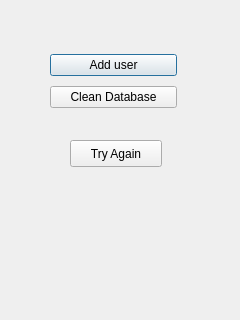
<?xml version="1.0" encoding="UTF-8"?>
<ui version="4.0">
 <class>adminmatch</class>
 <widget class="QDialog" name="adminmatch">
  <property name="geometry">
   <rect>
    <x>0</x>
    <y>0</y>
    <width>240</width>
    <height>320</height>
   </rect>
  </property>
  <property name="windowTitle">
   <string>Dialog</string>
  </property>
  <property name="styleSheet">
   <string notr="true"/>
  </property>
  <widget class="QLabel" name="label">
   <property name="geometry">
    <rect>
     <x>60</x>
     <y>120</y>
     <width>62</width>
     <height>17</height>
    </rect>
   </property>
   <property name="text">
    <string/>
   </property>
  </widget>
  <widget class="QWidget" name="layoutWidget">
   <property name="geometry">
    <rect>
     <x>50</x>
     <y>50</y>
     <width>127</width>
     <height>62</height>
    </rect>
   </property>
   <layout class="QVBoxLayout" name="main">
    <item>
     <widget class="QPushButton" name="pushButton">
      <property name="text">
       <string>Add user</string>
      </property>
     </widget>
    </item>
    <item>
     <widget class="QPushButton" name="pushButton_2">
      <property name="text">
       <string>Clean Database</string>
      </property>
     </widget>
    </item>
   </layout>
  </widget>
  <widget class="QPushButton" name="try_2">
   <property name="geometry">
    <rect>
     <x>70</x>
     <y>140</y>
     <width>92</width>
     <height>27</height>
    </rect>
   </property>
   <property name="text">
    <string>Try Again</string>
   </property>
  </widget>
 </widget>
 <resources/>
 <connections/>
</ui>
